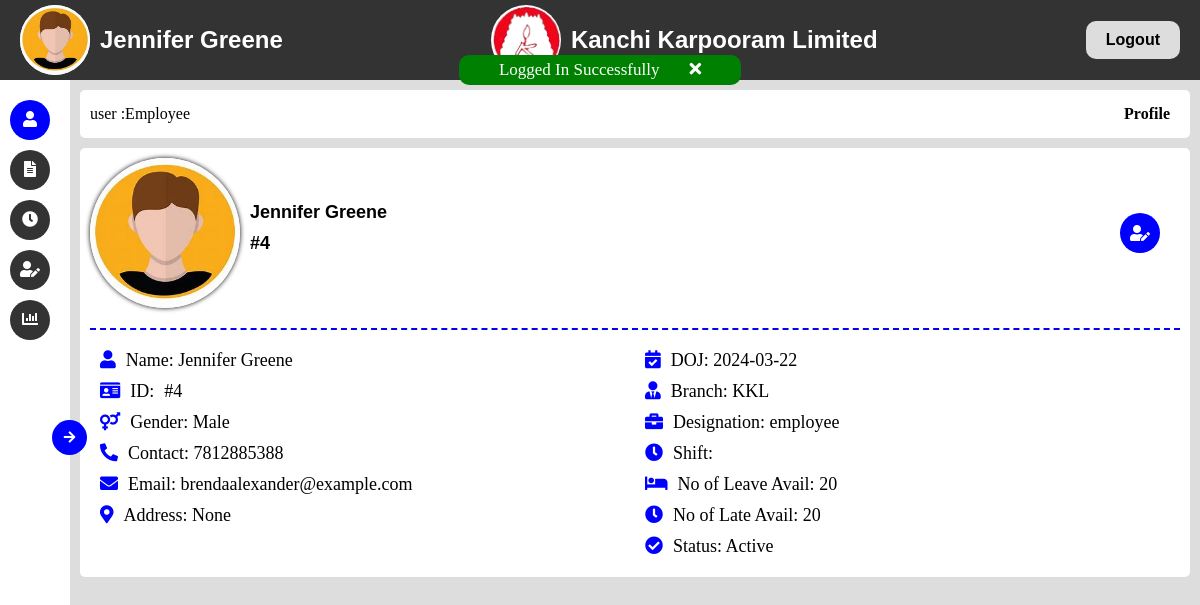
Screenshot of /user_dashboard (signed in) with the database file from the repository.
### app/models.py (models this page shows)
class Emp_login(db.Model, UserMixin):
    id = db.Column(db.Integer, primary_key=True)
    date = db.Column(db.DateTime(timezone=True), default=current_time)
    email = db.Column(db.String(150))
    name = db.Column(db.String(150), nullable=False)
    password = db.Column(db.String(150))
    emp_id = db.Column(db.Integer)
    aadhar = db.Column(db.String(150),unique=True)
    branch=db.Column(db.String(150),default='KKL')  # DR, FT, KKL
    phoneNumber=db.Column(db.Integer)   #newly added
    role =db.Column(db.String(150), nullable=False)
    designation =db.Column(db.String(150), nullable=False)
    late_balance = db.Column(db.Integer, default=20)
    leave_balance = db.Column(db.Integer, default=20)
    address = db.Column(db.String(150))
    gender = db.Column(db.String(150))
    attendances = db.relationship('Attendance', back_populates='employee', cascade='all, delete-orphan')
    freezed_account =db.Column(db.Boolean(150),default=False)

### app/views.py (the view)
@views.route("/user_dashboard",methods=['POST','GET'])
def user_dashboard():
    if current_user.role=="admin":
        return redirect(url_for('auth.logout'))
    else:#emp_id=sess
        emp_id = current_user.emp_id
        user = Emp_login.query.filter_by(emp_id=emp_id).first()
        date = (user.date).strftime("%Y-%m-%d")
        attendance_details={
            'absent':0,
            'present':0,
            'half_day':0,
            'communicated':0,
            'wrong_shift':0,
            'week_off':0,
            'c_off':0,
            'wop':0
        }
        attendance_details['present']=Attendance.query.filter(Attendance.emp_id==emp_id,Attendance.attendance=='Present').count()
        attendance_details['absent']=Attendance.query.filter(Attendance.emp_id==emp_id,Attendance.attendance=='Absent').count()
        attendance_details['half_day']=Attendance.query.filter(Attendance.emp_id==emp_id,Attendance.attendance=='Half day').count()
        attendance_details['communicated']=Attendance.query.filter(Attendance.emp_id==emp_id,Attendance.attendance=='Leave').count()
        attendance_details['wrong_shift']=Attendance.query.filter(Attendance.emp_id==emp_id,Attendance.attendance=='Wrong Shift').count()
        attendance_details['week_off']=Attendance.query.filter(Attendance.emp_id==emp_id,Attendance.attendance=='Week Off').count()
        attendance_details['c_off']=Attendance.query.filter(Attendance.emp_id==emp_id,Attendance.attendance=='C off').count()
        attendance_details['wop']=Attendance.query.filter(Attendance.emp_id==emp_id,Attendance.attendance=='wop').count()
        print(attendance_details)
        late_det=False
        leave_det=False
        late_det=late.query.filter_by(emp_id=emp_id).all()
        leave_det=leave.query.filter_by(emp_id=emp_id).all()
    return render_template("emp_dashboard.html",user=user,date=date,attendance_details=attendance_details,late=late_det,leave=leave_det)

### app/templates/emp_dashboard.html (shortened to what this page needs)
<!DOCTYPE html>
<html lang="en">
  <head>
    <link rel="stylesheet" href="static/css/employee.css" />
    <link
      rel="stylesheet"
      href="https://cdnjs.cloudflare.com/ajax/libs/font-awesome/5.15.4/css/all.min.css"
    />
  </head>
  <body>
    <div class="flash-div">
    {% if 'flash_message' in session %}
      <div id="flash-message" class="flash-message {{session['flash_message'][1]}}">
        <p>{{ session['flash_message'][0] }}</p>
        <div id="delete-message-btn" class="flash-close">
          <i class="fas fa-times"></i>
        </div>
      </div>
      {% endif %}
    </div>
    <div class="employee_page">
      <nav class="nav_bar">
        <div class="profile">
          <div class="profile_image">
            {% if user.gender=='Male' %}
            <img src="../static/img/male.jpeg" alt="" />
            {% else %}
            <img src="../static/img/female.jpeg" alt="" />
            {% endif %}
          </div>
          <h1 class="username">{{user.name}}</h1>
        </div>
        <div class="brand_name">
          <div class="brand_logo">
            <img src="../static/img/logomain.png" alt="" />
          </div>
          <h1 class="brand_name">Kanchi Karpooram Limited</h1>
        </div>
        <a href="/logout" class="logout">Logout</a>
      </nav>
      <aside class="sidemenu">
        <button class="toggle_sidemenu">
          <i class="open_icon fas fa-arrow-right"></i>
        </button>
        <ul class="menu_options">
          <li class="menu click profile_menu active" index="0">
            <div class="icon"><i class="fas fa-user"></i></div>
          </li>
          <li class="menu click leave" index="1">
            <div class="icon"><i class="fas fa-file-alt"></i></div>
          </li>
          <li class="menu click late" index="2">
            <div class="icon"><i class="fas fa-clock"></i></div>
          </li>
          <li class="menu click edit" index="3">
            <div class="icon"><i class="fas fa-user-edit"></i></div>
          </li>
          <li class="menu click analysis" index="4">
            <div class="icon"><i class="fas fa-chart-bar"></i></div>
          </li>
        </ul>
      </aside>
      <main class="main active">
        <header class="header">
          <div class="user">
            user :
            <div class="tag">Employee</div>
          </div>
          <div class="current_path">
            <div class="current_path_name">
              <span class="" index="0">Profile</span>
            </div>
          </div>
        </header>
        <section
          class="section profile_section"
          index="0"
          style="display: block"
        >
          <div class="section_header">
            <div class="user_profile">
              <div class="profile_image_display">
                {% if user.gender=='Male' %}
                <img src="../static/img/male.jpeg" alt="" />
                {% else %}
                <img src="../static/img/female.jpeg" alt="" />
                {% endif %}
              </div>
              <ul class="basic_details">
                <li class="detail">{{user.name}}</li>
                <li class="detail">#{{user.emp_id}}</li>
              </ul>
            </div>
            <div class="actions">
              <div class="click btn_action" index="3">
                <i class="fas fa-user-edit"></i>
              </div>
            </div>
          </div>
          <div class="section_body">
            <ul class="personal_details">
              <li class="detail_display">
                <div class="detail_icon"><i class="fas fa-user"></i></div>
                Name: {{user.name}}
              </li>
              <li class="detail_display">
                <div class="detail_icon"><i class="fas fa-id-card"></i></div>
                ID: <span class="uid"> #{{user.emp_id}}</span>
              </li>
              <li class="detail_display">
                <div class="detail_icon"><i class="fas fa-venus-mars"></i></div>
                Gender: {{user.gender}}
              </li>
              <li class="detail_display">
                <div class="detail_icon"><i class="fas fa-phone-alt"></i></div>
                Contact: {{user.phoneNumber}}
              </li>
              <li class="detail_display">
                <div class="detail_icon"><i class="fas fa-envelope"></i></div>
                Email: {{user.email}}
              </li>
              <li class="detail_display">
                <div class="detail_icon">
                  <i class="fas fa-map-marker-alt"></i>
                </div>
                Address: {{user.address}}
              </li>
            </ul>
            <ul class="personal_details">
              <li class="detail_display">
                <div class="detail_icon">
                  <i class="fas fa-calendar-check"></i>
                </div>
                DOJ: {{date}}
              </li>
              <li class="detail_display">
                <div class="detail_icon"><i class="fas fa-user-tie"></i></div>
                Branch: {{user.branch}}
              </li>
              <li class="detail_display">
                <div class="detail_icon"><i class="fas fa-briefcase"></i></div>
                Designation: {{user.role}}
              </li>
              <li class="detail_display">
                <div class="detail_icon"><i class="fas fa-clock"></i></div>
                Shift: {{user.shift}}
              </li>
              <li class="detail_display">
                <div class="detail_icon"><i class="fas fa-bed"></i></div>
                No of Leave Avail: {{user.leave_balance}}
              </li>
              <li class="detail_display">
                <div class="detail_icon"><i class="fas fa-clock"></i></div>
                No of Late Avail: {{user.late_balance}}
              </li>
              <li class="detail_display">
                <div class="detail_icon">
                  <i class="fas fa-check-circle"></i>
                </div>
                Status: {% if user.freezed_account==False %} Active {%
                else %} Freezed {% endif %}
              </li>
            </ul>
          </div>
        </section>
      </main>
    </div>
  </body>
</html>

### app/static/css/employee.css (style rules this page uses)
* { margin: 0; padding: 0; box-sizing: border-box; list-style: none; text-decoration: none; }
.flash-div { width: 100vw; display: flex; align-items: center; justify-content: center; }
.flash-message { width: auto; border-radius: 10px; height: 30px; position: fixed; top: 55px; z-index: 1000; background-color: #000; display: flex; transition: .3s; animation: .3s flash; justify-content: center; align-items: center; font-size: 17px; gap: 30px; color: white; padding: 7px 40px; }
.flash-message.success { background-color: #008000; }
img { max-width: 100%; max-height: 100%; }
.employee_page { min-height: 100vh; max-width: 100vw; overflow: hidden; background: #ddd; }
.nav_bar { position: fixed; top: 0; left: 0; width: 100%; height: 80px; background: #333333; display: flex; align-items: center; justify-content: space-between; padding: 5px; }
.profile, .brand_name { display: flex; align-items: center; gap: 10px; }
.profile { margin-left: 15px; }
.profile_image, .brand_logo { width: 70px; height: 70px; border-radius: 50%; background: #fff; display: flex; align-items: center; justify-content: center; overflow: hidden; }
.profile_image img, .brand_logo img { width: 100%; height: 100%; }
.username, .brand_name { font-family: sans-serif; color: #fff; }
.logout { padding: 10px 20px; margin-right: 15px; background: #ddd; border-radius: 10px; cursor: pointer; color: #000; font-weight: 700; font-family: sans-serif; }
.sidemenu { position: fixed; background: #fff; height: calc(100vh - 80px); top: 80px; left: 0; width: 70px; transition: all 0.3s; z-index: 10; }
.toggle_sidemenu { position: absolute; right: -17px; top: 50%; transform: translateY(-20px); cursor: pointer; width: 35px; height: 35px; background: blue; color: #fff; border: none; border-radius: 50%; display: flex; align-items: center; justify-content: center; }
.toggle_sidemenu .open_icon { display: inline-block; }
.menu_options { width: 100%; padding: 10px; display: flex; flex-direction: column; gap: 10px; margin-top: 10px; }
.menu { height: 40px; display: flex; align-items: center; gap: 12px; text-wrap: nowrap; white-space: nowrap; padding: 10px; border-radius: 4px; overflow: hidden; background: #333333; color: #fff; border-radius: 40px; cursor: pointer; transition: all 0.3s; }
.sidemenu .menu { width: 40px; justify-content: center; }
.menu.active { background: #0000ff; }
.main { position: fixed; width: calc(100vw - 200px); max-height: calc(100vh - 80px); top: 80px; left: 200px; padding: 10px; transition: all 0.3s; overflow-y: scroll; }
.main.active { width: calc(100vw - 70px); left: 70px; }
.header { width: 100%; padding: 15px 10px; background: #fff; display: flex; align-items: center; justify-content: space-between; gap: 20px; border-radius: 5px; }
.user, .current_path { display: flex; align-items: center; margin-right: 10px; }
.section { margin-top: 10px; display: block; width: 100%; background: #fff; padding: 10px; border-radius: 5px; min-height: 100%; }
.section_header { display: flex; align-items: center; justify-content: space-between; }
.user_profile { display: flex; align-items: center; width: 100%; gap: 10px; }
.profile_image_display { width: 150px; height: 150px; border-radius: 50%; overflow: hidden; box-shadow: 0px 0px 5px; }
.profile_image_display img { width: 100%; height: 100%; }
.basic_details { display: flex; flex-direction: column; gap: 10px; }
.detail { font-weight: 900; font-family: sans-serif; font-size: 18px; }
.btn_action { margin-right: 20px; width: 40px; height: 40px; border-radius: 50%; background: #0000ff; color: #fff; display: flex; align-items: center; justify-content: center; cursor: pointer; }
.section_body { width: 100%; border-top: 2px dashed blue; margin-top: 20px; display: flex; }
.personal_details { display: flex; width:-webkit-fill-available; flex-direction: column; gap: 10px; padding: 10px; max-width: 50%; margin-top: 10px; min-width: 200px; }
.detail_display { display: flex; align-items: center; gap: 10px; }
.detail_display { font-size: 18px; }
.detail_icon { color: #0000ff; }
.current_path_name { text-transform: capitalize; font-weight: bold; font-family: sa; }

### rows the page displays
Emp_login: name "Jennifer Greene", emp_id "4", gender "Male", phoneNumber "7812885388", email "brendaalexander@example.com", address "None", branch "KKL", role "employee", leave_balance "20", late_balance "20"

### other values shown
{{ session['flash_message'][0] }} "Logged In Successfully"
{{ date }} "2024-03-22"
